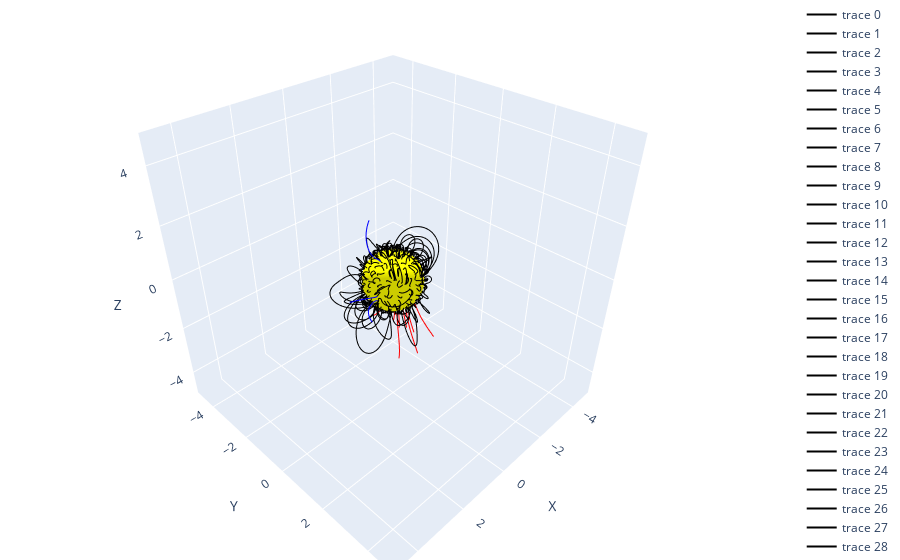

Here is the notebook cell this chart was saved with:
### Code cell
vt.OUTER_BOUNDARY = 2.5
sh = vt.SHVisualizer(G, H)  
sh.visualize_field_lines(grid_density=20, r=1.1, closed_only=False)
